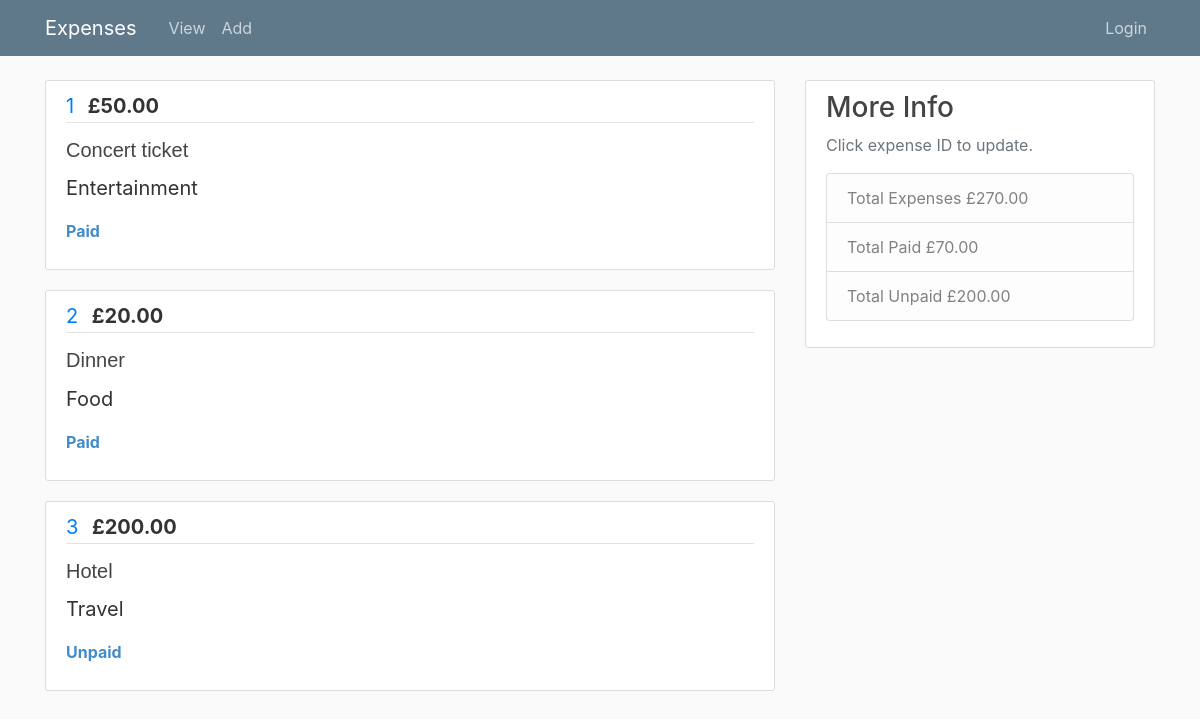
/1, run on an earlier commit of the app's database.
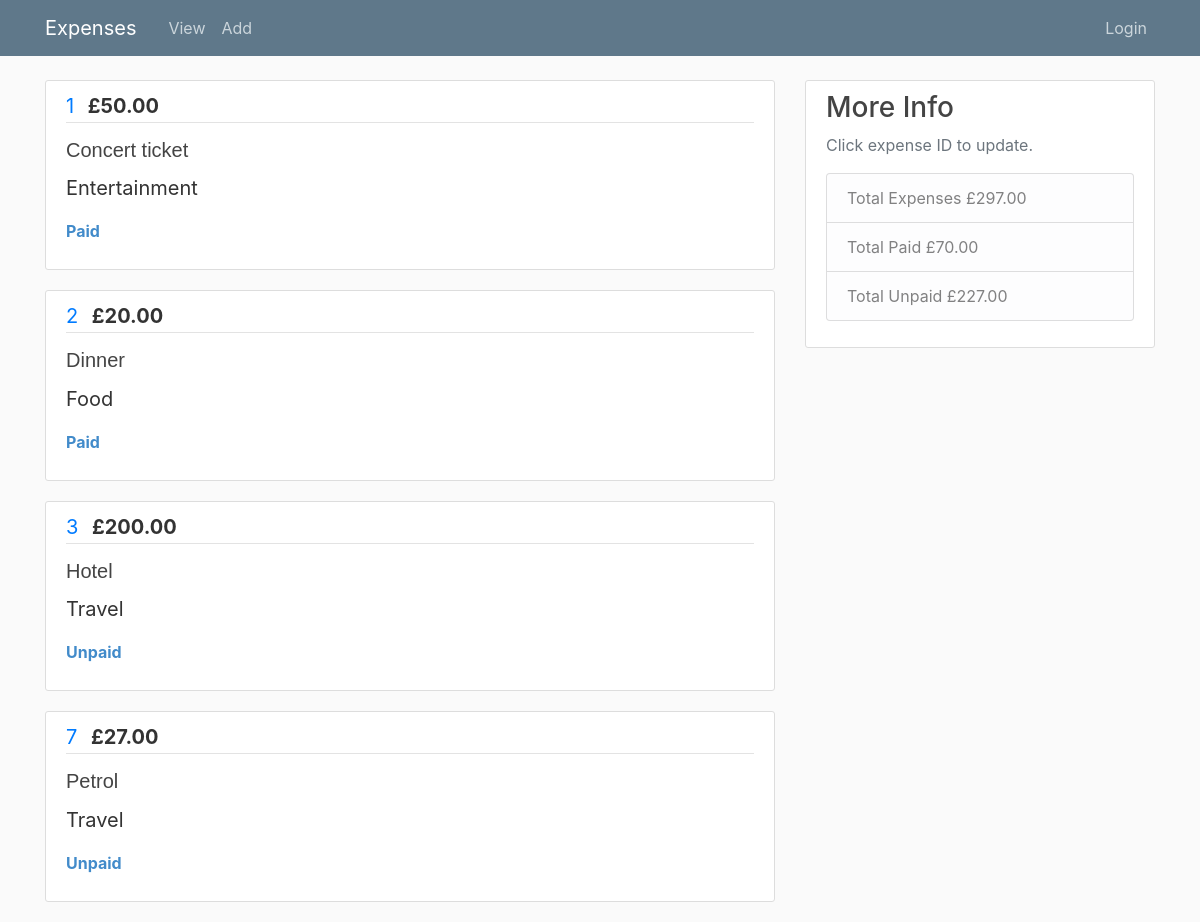
And on a later commit of the database.
### expenses.py (models this page shows)
class Expense(db.Model):
    id = db.Column(db.Integer, index=True, primary_key=True)
    amount = db.Column(db.Integer, index=True)
    description = db.Column(db.String, index=True)
    category = db.Column(db.String, index=True)
    repaid = db.Column(db.String, default="Unpaid", index=True)
    userId = db.Column(db.Integer, db.ForeignKey('user.id'))

### expenses.py (the view)
@app.route("/<int:user_id>", methods=["GET"])
def home(user_id):
    user = User.query.filter_by(id=user_id).first()
    if user is None:
        return "User not found", 404
    expenses = Expense.query.filter_by(userId=user_id).all()
    return render_template("home.html", expenses=expenses, user_id=user_id,
                           totalexpense=allexpense(user_id), totalPaid=totalPaid(user_id), totalUnpaid=totalUnpaid(user_id))

### expenses.py (called while the page is built)
def allexpense(user_id):
    expenses = Expense.query.filter_by(userId=user_id).all()
    totalexpense = 0
    for expense in expenses:
        totalexpense += expense.amount
    return totalexpense

def totalPaid(user_id):
    expenses = Expense.query.filter_by(userId=user_id).all()
    totalpaid = 0
    for expense in expenses:
        if expense.repaid == "Paid":
            totalpaid += expense.amount
    return totalpaid

def totalUnpaid(user_id):
    expenses = Expense.query.filter_by(userId=user_id).all()
    totalunpaid = 0
    for expense in expenses:
        if expense.repaid == "Unpaid":
            totalunpaid += expense.amount
    return totalunpaid

### templates/home.html
{% extends 'layout.html' %}
{% block content %}
{% for expense in expenses %}
    <article class="media content-section">
        <div class="media-body">
            <div class="article-metadata">
            <a class="mr-2" href="{{ url_for("update", user_id=user_id, expense_id=expense.id)}}">{{ expense.id }}</a>
            <small class="text-muted1">£{{ '{:.2f}'.format(expense.amount) }}</small>
            </div>
            <h2><a class="article-title" >{{ expense.description }}</a></h2>
            <p class="article-content">{{ expense.category }}</p>
            <p class="article-content-2">{{ expense.repaid }}</p>
        </div>
</article>
{% endfor %}
{% endblock content %}

### templates/layout.html (shortened to what this page needs)
<!DOCTYPE html>
<html>
<head>
    <link rel="stylesheet" href="https://maxcdn.bootstrapcdn.com/bootstrap/4.0.0/css/bootstrap.min.css">
    <link rel="stylesheet" type="text/css" href="{{ url_for('static', filename='main.css') }}">
</head>
<body>
    <header class="site-header">
    <nav class="navbar navbar-expand-md navbar-dark bg-steel fixed-top">
        <div class="container">
          <a class="navbar-brand mr-4" href="{{ url_for("home", user_id=user_id) }}">Expenses</a>
          <div class="collapse navbar-collapse" id="navbarToggle">
            <div class="navbar-nav mr-auto">
              <a class="nav-item nav-link" href="{{ url_for("home", user_id=user_id) }}">View</a>
              <a class="nav-item nav-link" href="{{ url_for("add_expense", user_id=user_id)}}">Add</a>
            </div>
            <div class="navbar-nav">
              <a class="nav-item nav-link" href="{{ url_for("login")}}">Login</a>
            </div>
          </div>
        </div>
      </nav>
    </header>
    <main role="main" class="container">
      <div class="row">
        <div class="col-md-8">
          {% block content %}{% endblock %}
        </div>
        <div class="col-md-4">
          <div class="content-section">
            <h3>More Info</h3>
            <p class='text-muted'>Click expense ID to update.
                <ul class="list-group">
                    <li class="list-group-item list-group-item-light">Total Expenses
                     £{{ '{:.2f}'.format(totalexpense) }}
                    </li>
                    <li class="list-group-item list-group-item-light">Total Paid
                      £{{ '{:.2f}'.format(totalPaid) }}
                    </li>
                    <li class="list-group-item list-group-item-light">Total Unpaid
                      £{{ '{:.2f}'.format(totalUnpaid) }}
                    </li>
                </ul>
            </p>
          </div>
        </div>
      </div>
    </main>
</body>
</html>

### static/main.css (style rules this page uses)
body { background: #fafafa; color: #333333; margin-top: 5rem; }
h1, h2, h3, h4, h5, h6 { color: #444444; }
.bg-steel { background-color: #5f788a; }
.site-header .navbar-nav .nav-link { color: #cbd5db; }
.content-section { background: #ffffff; padding: 10px 20px; border: 1px solid #dddddd; border-radius: 3px; margin-bottom: 20px; }
.article-title { color: #444444; font-size: 20px; font-family: Verdana, Geneva, Tahoma, sans-serif; }
.article-content { white-space: pre-line; font-size: 20px; }
.article-metadata { padding-bottom: 1px; margin-bottom: 4px; border-bottom: 1px solid #e3e3e3; font-size: 20px; }
.text-muted1 { font-size: 20px; font-weight: bold; }
.article-content-2 { font-weight: bold; color: #428bca; }

What changed in the data, as far as the page shows it:
added Expense: id "7", amount "27.00", description "Petrol", category "Travel", repaid "Unpaid"
Also different on the page:
{{ '{:.2f}'.format(totalexpense) }}: "270.00" → "297.00"
{{ '{:.2f}'.format(totalUnpaid) }}: "200.00" → "227.00"
